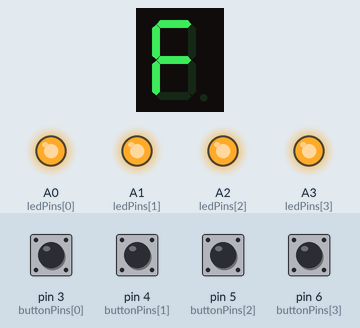
Recording of a sketch running on a simulated Arduino Uno, built with avr-gcc and run on an emulated ATmega328P. Parts: 1-digit seven-segment display, output pins drawn as LEDs (lit = HIGH). Wiring (inferred from the names in the program): 1-digit 7-segment display, segments lit when HIGH: segments pin 13, pin 12, pin 11, pin 10, pin 9, pin 8, pin 7. The inputs (shaded band) are chosen by the test bench; at power-on: pin 3 (buttonPins[0]), pin 4 (buttonPins[1]), pin 5 (buttonPins[2]), pin 6 (buttonPins[3]) HIGH. The segment pins are drawn as the display they are named for; pins used as bus, display or sensor lines are not drawn.

Above: at 1.2 s.
1.3 s: pin 3 (buttonPins[0]) pulled LOW for 0.15 s
At 1.37 s:
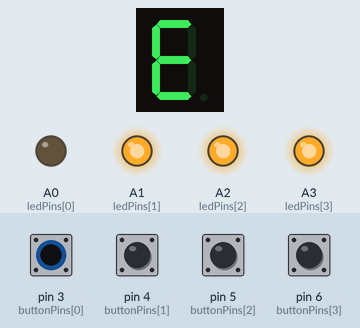
2.9 s: pin 4 (buttonPins[1]) pulled LOW for 0.15 s
At 2.97 s:
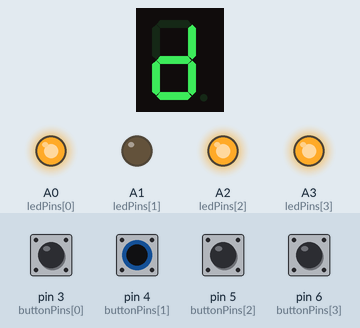
4.5 s: pin 5 (buttonPins[2]) pulled LOW for 0.15 s
At 4.57 s:
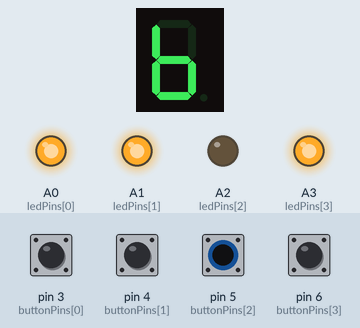
6.1 s: pin 6 (buttonPins[3]) pulled LOW for 0.15 s
At 6.17 s:
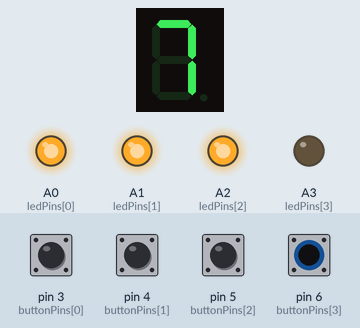
7.7 s: pin 3 (buttonPins[0]) driven LOW and pin 5 (buttonPins[2]) driven LOW
At 9.1 s:
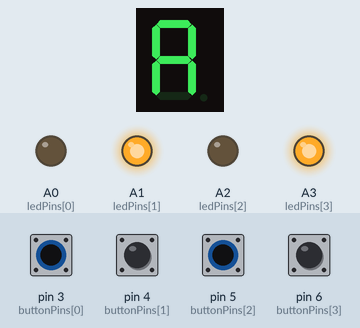
10.7 s: pin 6 (buttonPins[3]) pulled LOW for 0.15 s
At 10.85 s:
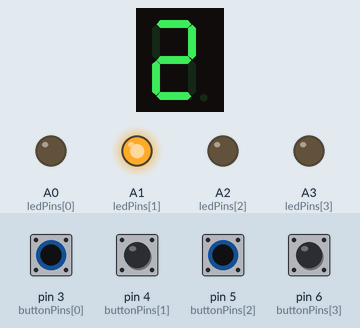
Timing chart, 0 to 13.7 s (numbered marks = the images above; inputs shaded):
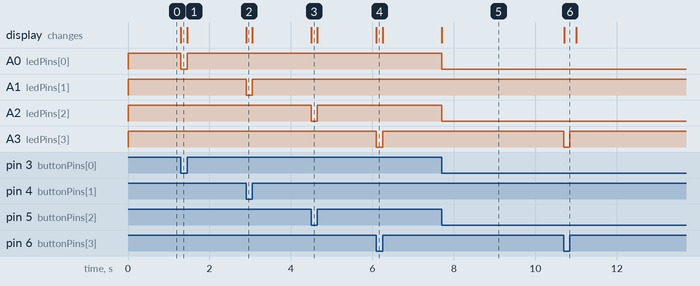

Measured:
- after the input at 1.3 s, A0 (ledPins[0]): HIGH → LOW at once, → HIGH 0.15 s later; the display: changes at once (image 1)
- after the input at 2.9 s, A1 (ledPins[1]): HIGH → LOW at once, → HIGH 0.15 s later; the display: changes at once (image 2)
- after the input at 4.5 s, A2 (ledPins[2]): HIGH → LOW at once, → HIGH 0.15 s later; the display: changes at once (image 3)
- after the input at 6.1 s, A3 (ledPins[3]): HIGH → LOW at once, → HIGH 0.15 s later; the display: changes at once (image 4)
- after the input at 7.7 s, A0 (ledPins[0]), A2 (ledPins[2]): HIGH → LOW at once; the display: changes at once (image 5)
- after the input at 10.7 s, A3 (ledPins[3]): HIGH → LOW at once, → HIGH 0.15 s later; the display: changes at once (image 6)

The sketch:

binarytohexa.ino
```cpp
const int a = 13;
const int b = 12;
const int c = 11;
const int d = 10;
const int e = 9;
const int f = 8;
const int g = 7;

const int buttonPins[] = {3, 4, 5, 6};
const int ledPins[] = {A0, A1, A2, A3};

void setup() {
  pinMode(a, OUTPUT);
  pinMode(b, OUTPUT);
  pinMode(c, OUTPUT);
  pinMode(d, OUTPUT);
  pinMode(e, OUTPUT);
  pinMode(f, OUTPUT);
  pinMode(g, OUTPUT);

  for (int i = 0; i < 4; i++) {
    pinMode(buttonPins[i], INPUT_PULLUP);
    pinMode(ledPins[i], OUTPUT);
    digitalWrite(ledPins[i], HIGH);
  }

  segmentDigit(15);
}

void loop() {
  int binaryValue = 15;
  bool buttonPressed = false;

  for (int i = 0; i < 4; i++) {
    if (digitalRead(buttonPins[i]) == LOW) {
      binaryValue &= ~(1 << i);
      digitalWrite(ledPins[i], LOW);
      buttonPressed = true;
    } else {
      digitalWrite(ledPins[i], HIGH);
    }
  }

  if (buttonPressed) {
    turnOff();
    segmentDigit(binaryValue);
  } else {
    segmentDigit(15);
  }
}

void segmentDigit(int digit) {
  switch (digit) {
    case 15: digitalWrite(a, HIGH); digitalWrite(b, LOW); digitalWrite(c, LOW); digitalWrite(d, LOW); digitalWrite(e, HIGH); digitalWrite(f, HIGH); digitalWrite(g, HIGH); break;
    case 14: digitalWrite(a, HIGH); digitalWrite(f, HIGH); digitalWrite(e, HIGH); digitalWrite(d, HIGH); digitalWrite(g, HIGH); break;
    case 13: digitalWrite(b, HIGH); digitalWrite(c, HIGH); digitalWrite(d, HIGH); digitalWrite(e, HIGH); digitalWrite(g, HIGH); break;
    case 12: digitalWrite(a, HIGH); digitalWrite(f, HIGH); digitalWrite(e, HIGH); digitalWrite(d, HIGH); break;
    case 11: digitalWrite(c, HIGH); digitalWrite(d, HIGH); digitalWrite(e, HIGH); digitalWrite(f, HIGH); digitalWrite(g, HIGH); break;
    case 10: digitalWrite(a, HIGH); digitalWrite(b, HIGH); digitalWrite(c, HIGH); digitalWrite(e, HIGH); digitalWrite(f, HIGH); digitalWrite(g, HIGH); break;
    case 9: digitalWrite(a, HIGH); digitalWrite(b, HIGH); digitalWrite(c, HIGH); digitalWrite(d, HIGH); digitalWrite(f, HIGH); digitalWrite(g, HIGH); break;
    case 8: digitalWrite(a, HIGH); digitalWrite(b, HIGH); digitalWrite(c, HIGH); digitalWrite(d, HIGH); digitalWrite(e, HIGH); digitalWrite(f, HIGH); digitalWrite(g, HIGH); break;
    case 7: digitalWrite(a, HIGH); digitalWrite(b, HIGH); digitalWrite(c, HIGH); break;
    case 6: digitalWrite(a, HIGH); digitalWrite(f, HIGH); digitalWrite(g, HIGH); digitalWrite(c, HIGH); digitalWrite(d, HIGH); digitalWrite(e, HIGH); break;
    case 5: digitalWrite(a, HIGH); digitalWrite(f, HIGH); digitalWrite(g, HIGH); digitalWrite(c, HIGH); digitalWrite(d, HIGH); break;
    case 4: digitalWrite(f, HIGH); digitalWrite(g, HIGH); digitalWrite(b, HIGH); digitalWrite(c, HIGH); break;
    case 3: digitalWrite(a, HIGH); digitalWrite(b, HIGH); digitalWrite(g, HIGH); digitalWrite(c, HIGH); digitalWrite(d, HIGH); break;
    case 2: digitalWrite(a, HIGH); digitalWrite(b, HIGH); digitalWrite(g, HIGH); digitalWrite(e, HIGH); digitalWrite(d, HIGH); break;
    case 1: digitalWrite(b, HIGH); digitalWrite(c, HIGH); break;
    case 0: displayZero(); break;
  }
}

void turnOff() {
  digitalWrite(a, LOW);
  digitalWrite(b, LOW);
  digitalWrite(c, LOW);
  digitalWrite(d, LOW);
  digitalWrite(e, LOW);
  digitalWrite(f, LOW);
  digitalWrite(g, LOW);
}

void displayZero() {
  digitalWrite(a, HIGH);
  digitalWrite(b, HIGH);
  digitalWrite(c, HIGH);
  digitalWrite(d, HIGH);
  digitalWrite(e, HIGH);
  digitalWrite(f, HIGH);
  digitalWrite(g, LOW);
}
```
